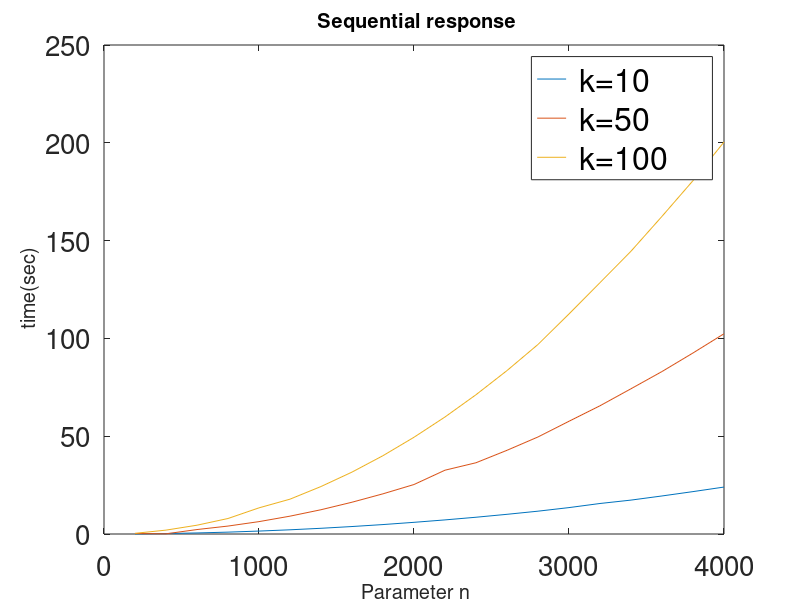
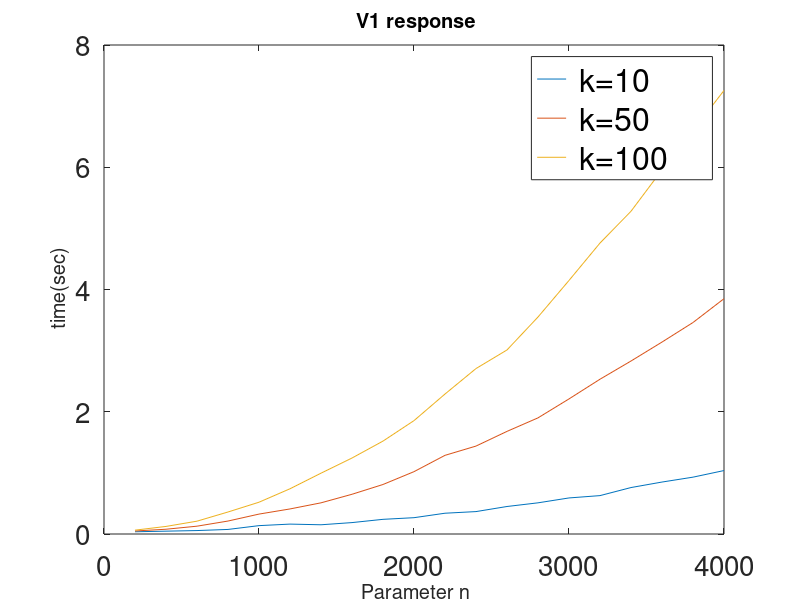
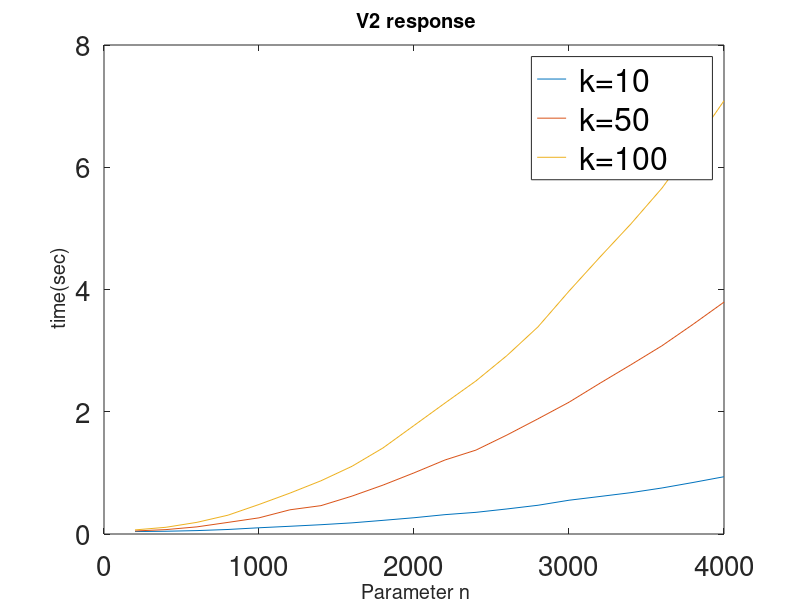
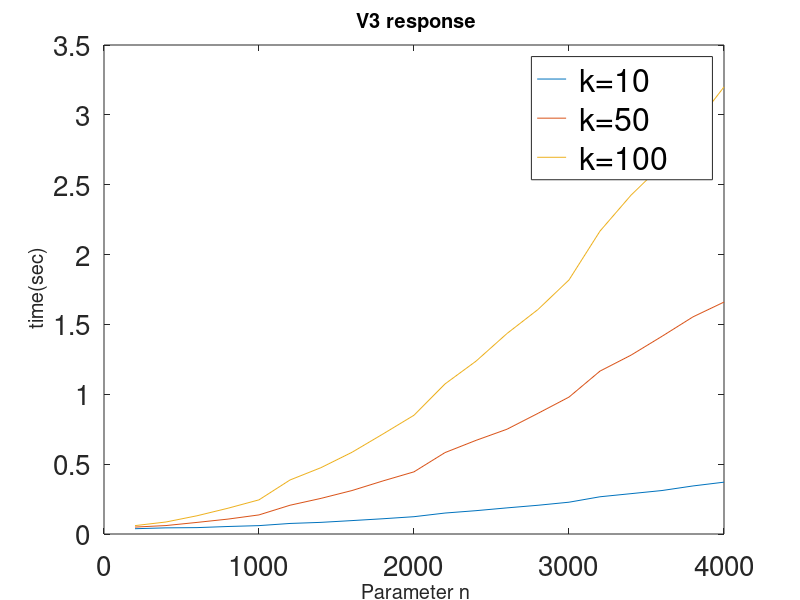

Write MATLAB code to recreate these figures, in order.
n = [ 200 400 600 800 1000 1200 1400 1600 1800 2000 2200 2400 2600 2800 3000 3200 3400 3600 3800 4000];
%k=10
seq10 = [0.06 0.241 0.5389 0.957 1.5 2.15 2.921 3.82 4.826 5.97 7.21 8.57 10.067 11.67 13.5 15.6 17.33471 19.45 21.675 24];
v1_10 = [0.0367 0.0465 0.0563 0.0747 0.1369 0.162 0.151 0.1867 0.24 0.267 0.34 0.3667 0.45 0.51 0.59 0.6281 0.76 0.85 0.93 1.038];
v2_10 = [ 0.04021 0.0451 0.0558 0.074 0.102 0.1264 0.1521 0.1824 0.2234 0.2661 0.3167 0.3545 0.41 0.4702 0.5525 0.6140 0.6766 0.753 0.8427 0.937];
v3_10 = [ 0.0379 0.044 0.0457 0.0537 0.06 0.0755 0.0833 0.096 0.1092 0.1239 0.15 0.167 0.187 0.2057 0.2276 0.2665 0.2888 0.3112 0.344 0.371]; 
%k=50
seq50 = [ 0.2556 0.1016 2.281 4.058 6.3297 9.1225 12.41 16.25 20.5491 25.3 32.6219 36.43 42.7914 49.6166 57.6397 65.5608 74.2594 83.0628 92.55 102.3798];
v1_50 = [ 0.0495 0.078 0.128 0.212 0.3258 0.41 0.51 0.65 0.81 1.02 1.287 1.4385 1.6789 1.9 2.21 2.5322 2.83 3.14 3.46 3.8498];
v2_50 = [ 0.0496 0.072 0.117 0.19 0.2644 0.3962 0.464 0.62 0.8 1 1.211 1.3729 1.62 1.8844 2.1558 2.467 2.77 3.08 3.43 3.7938]; 
v3_50 = [ 0.0496 0.0605 0.083 0.1067 0.1367 0.2059 0.255 0.3111 0.38 0.445 0.5827 0.6702 0.75 0.8636 0.98 1.166 1.28 1.415 1.5542 1.66];
%k=100
seq100 = [ 0.3516 1.985 4.5 7.925 13.37 17.81 24.275 31.6482 40.05 49.4597 59.8284 71.2053 83.554 96.91 112.5057 128.5 144.5783 162.4 180.6623 200.4158];
v1_100 = [ 0.063 0.124 0.21 0.36 0.52 0.74 0.995 1.243 1.52 1.855 2.29 2.7067 3.011 3.55 4.148 4.76 5.28 5.956 6.6 7.256];
v2_100 = [ 0.067 0.11 0.191 0.308 0.483 0.6694 0.8708 1.1078 1.408 1.775 2.1426 2.5048 2.92 3.389 3.973 4.5312 5.075 5.659 6.354 7.088];
v3_100 = [ 0.06 0.086 0.1305 0.1845 0.2445 0.3866 0.4749 0.5849 0.716 0.85 1.074 1.237 1.435 1.607 1.8185 2.168 2.425 2.64 2.912 3.2];

%sequential 
figure
plot( n ,seq10, 'DisplayName' , 'k=10')
title('\fontsize{20} Sequential response')
ylabel('\fontsize{20} time(sec)')
xlabel('\fontsize{20} Parameter n')
set(gca,'FontSize',20)
hold on
plot(n, seq50 , 'DisplayName' , 'k=50' )
plot(n, seq100 , 'DisplayName' , 'k=100')
legend('\fontsize{32} k=10','\fontsize{32} k=50','\fontsize{32} k=100');

%V1 
figure
plot( n ,v1_10, 'DisplayName' , 'k=10')
title('\fontsize{20} V1 response')
ylabel('\fontsize{20} time(sec)')
xlabel('\fontsize{20} Parameter n')
set(gca,'FontSize',20)
hold on
plot(n, v1_50, 'DisplayName' , 'k=50' )
plot(n, v1_100 , 'DisplayName' , 'k=100')
legend('\fontsize{32} k=10','\fontsize{32} k=50','\fontsize{32} k=100');

%V2 
figure
plot( n ,v2_10, 'DisplayName' , 'k=10')
title('\fontsize{20} V2 response')
ylabel('\fontsize{20} time(sec)')
xlabel('\fontsize{20} Parameter n')
set(gca,'FontSize',20)
hold on
plot(n, v2_50, 'DisplayName' , 'k=50' )
plot(n, v2_100 , 'DisplayName' , 'k=100')
legend('\fontsize{32} k=10','\fontsize{32} k=50','\fontsize{32} k=100');

%V3 
figure
plot( n ,v3_10, 'DisplayName' , 'k=10')
title('\fontsize{20} V3 response')
ylabel('\fontsize{20} time(sec)')
xlabel('\fontsize{20} Parameter n')
set(gca,'FontSize',20)
hold on
plot(n, v3_50, 'DisplayName' , 'k=50' )
plot(n, v3_100 , 'DisplayName' , 'k=100')
legend('\fontsize{32} k=10','\fontsize{32} k=50','\fontsize{32} k=100');

%All together
figure
plot( n ,seq100, 'DisplayName' , 'seq')
title('\fontsize{20} Parallel Vs Sequential k=100')
ylabel('\fontsize{20} time(sec)')
xlabel('\fontsize{20} Parameter n')
set(gca,'FontSize',20)
hold on
plot(n, v1_100, 'DisplayName' , 'v1' )
plot(n, v2_100 , 'DisplayName' , 'v2')
plot(n, v3_100 , 'DisplayName' , 'v3')
legend('\fontsize{32} seq','\fontsize{32} v1','\fontsize{32} v2' ,'\fontsize{32} v3');

%Parallel comparison
figure
plot(n, v1_100, 'DisplayName' , 'v1' )
title('\fontsize{20} Response comparison between parallel implementations for k=100')
ylabel('\fontsize{20} time(sec)')
xlabel('\fontsize{20} Parameter n')
set(gca,'FontSize',20)
hold on
plot(n, v2_100 , 'DisplayName' , 'v2')
plot(n, v3_100 , 'DisplayName' , 'v3')
legend('\fontsize{32} v1','\fontsize{32} v2' ,'\fontsize{32} v3');

